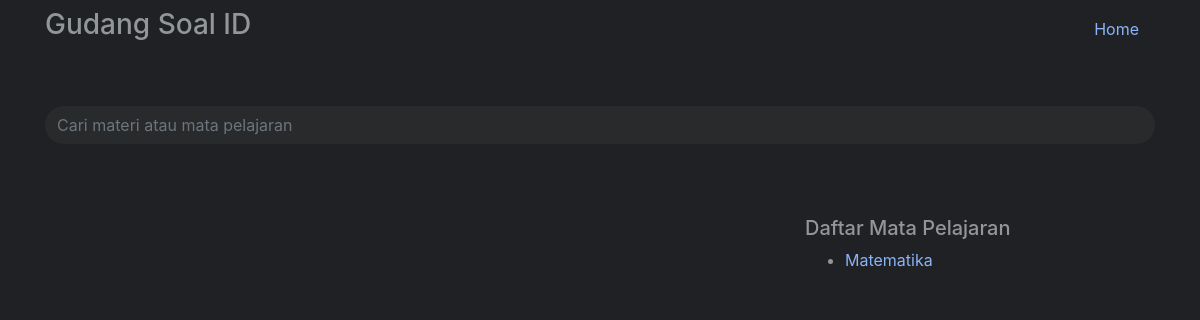
/articlebysubject.php, run on an earlier commit of the app's database.
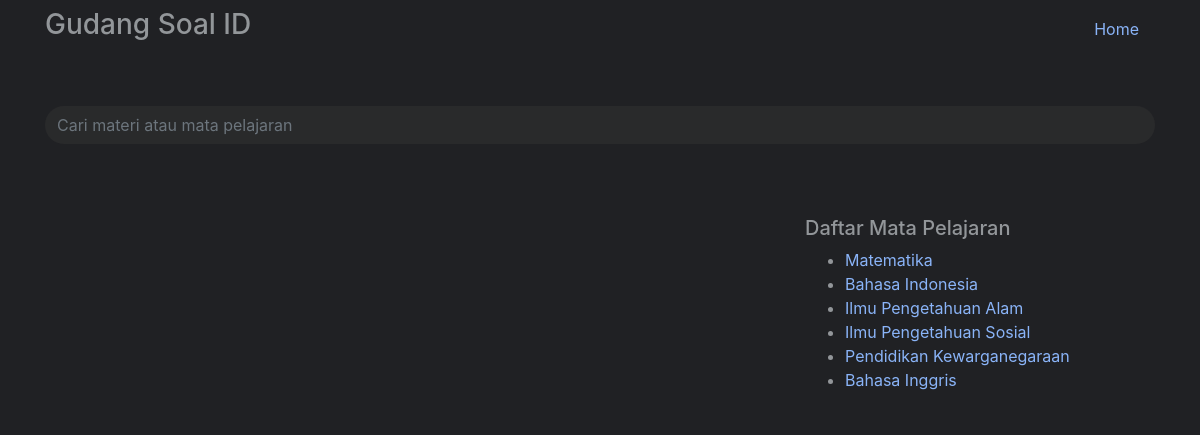
And on a later commit of the database.
### tables this page shows
CREATE TABLE subjects (
    id INT AUTO_INCREMENT PRIMARY KEY,
    name VARCHAR(50) NOT NULL
);

### public/articlebysubject.php (the view, shortened to what this page needs)
<?php
require_once '../includes/dbconnect.php';
$stmt = $conn->prepare("SELECT * FROM subjects");
$stmt->execute();
$subjects = $stmt->fetchAll(PDO::FETCH_ASSOC);
?>
<!DOCTYPE html>
<html>
<head>
    <link rel="stylesheet" href="https://stackpath.bootstrapcdn.com/bootstrap/4.5.2/css/bootstrap.min.css">
</head>
<body>
    <nav class="navbar navbar-expand-lg">
        <div class="container d-flex justify-content-between">
            <h3>Gudang Soal ID</h3>
            <a class="nav-link" href="index.php">Home</a>
        </div>
    </nav>
    <div class="container mt-5">
        <input type="text" id="search" class="form-control" placeholder="Cari materi atau mata pelajaran">
    </div>
    <div class="container mt-5">
        <div class="row respnsf">
            <div class="col-md-8">
            </div>
            <div class="col-md-4 mt-4">
                <h5 class="subject-title">Daftar Mata Pelajaran</h5>
                <ul class="respnsf-subject">
                    <?php foreach ($subjects as $subject): ?>
                        <li>
                            <a href="articlebysubject.php?subject_id=<?php echo $subject['id']; ?>"><?php echo $subject['name']; ?>
                            </a>
                        </li>
                    <?php endforeach; ?>
                </ul>
            </div>
        </div>
    </div>
</body>
</html>

What changed in the data, as far as the page shows it:
added subjects: name "Bahasa Indonesia"
added subjects: name "Ilmu Pengetahuan Alam"
added subjects: name "Ilmu Pengetahuan Sosial"
added subjects: name "Pendidikan Kewarganegaraan"
added subjects: name "Bahasa Inggris"
